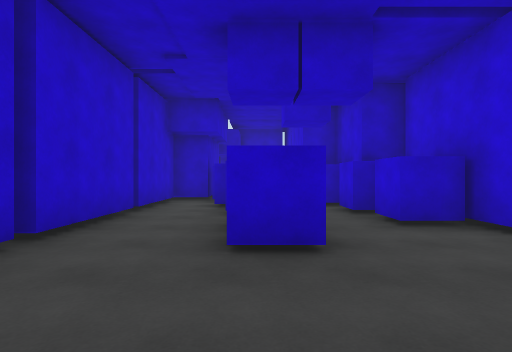
View 1 (above)

12 first-person views from a walk through a Unity game level. The camera is 1.4 m above the floor, looks level and sees 80° across. The floor is counted in squares, 2 m on a side. Each view is taken from the middle of a square. On the plan, view 1 faces up. The plan holds only what a view shows up to about 10 squares ahead; the rest is blank. The place goes on beyond the plan. Surface patterns are stand-ins for the level's own textures.

View 2
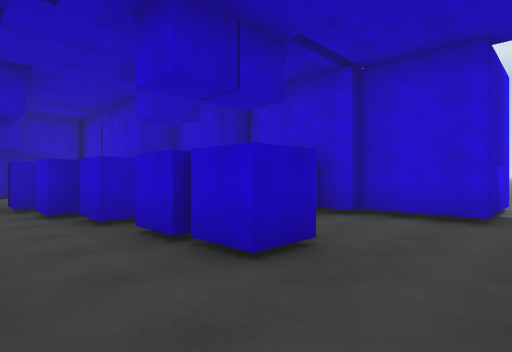

View 3
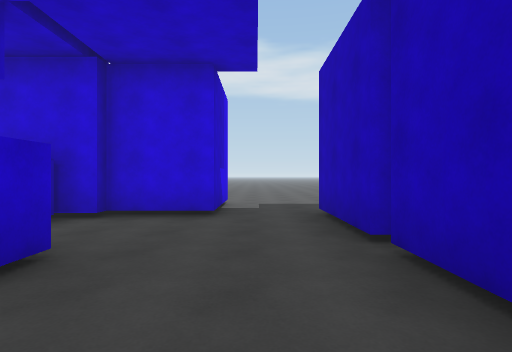

View 4
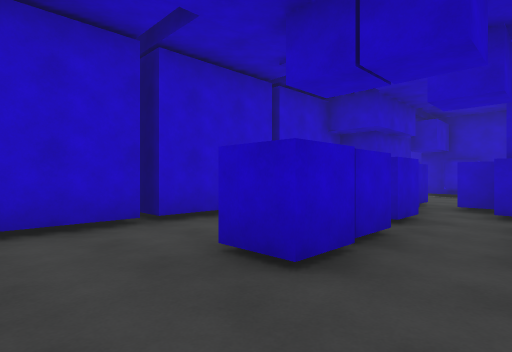

View 5
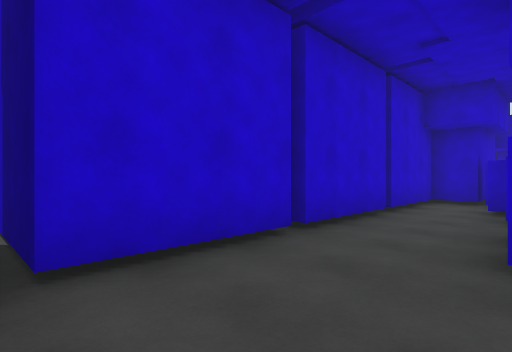

View 6
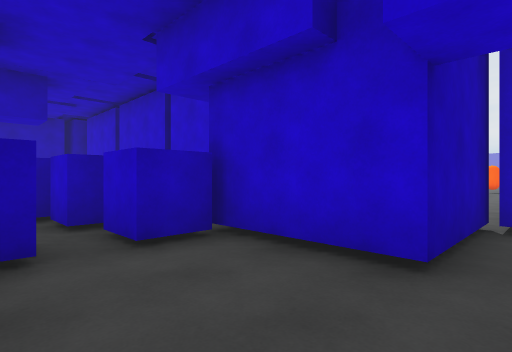

View 7
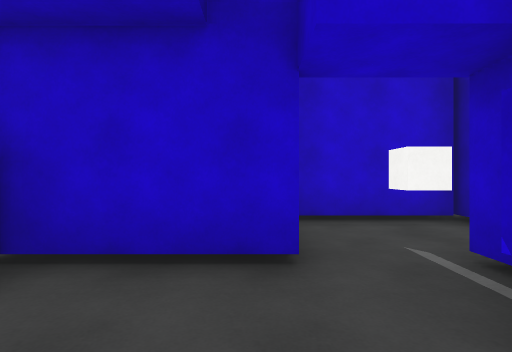

View 8
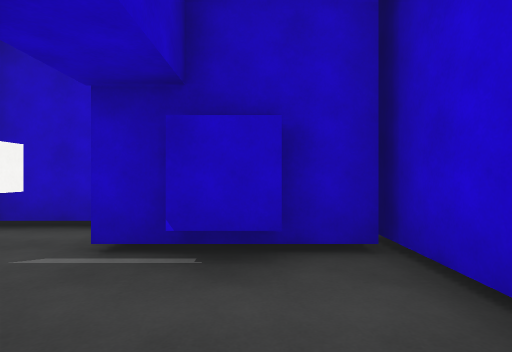

View 9
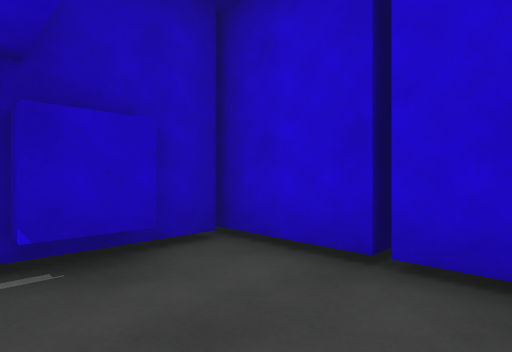

View 10
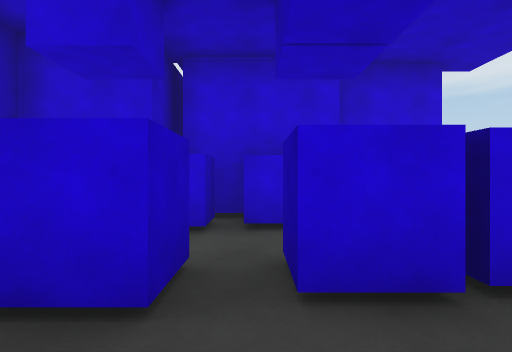

View 11
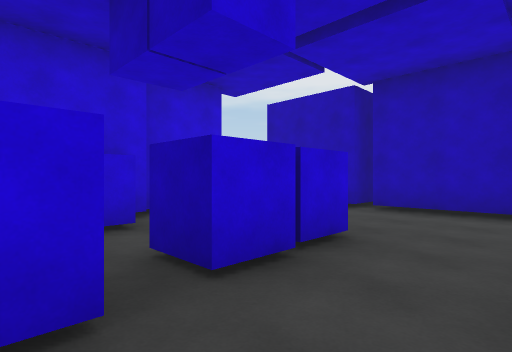

View 12
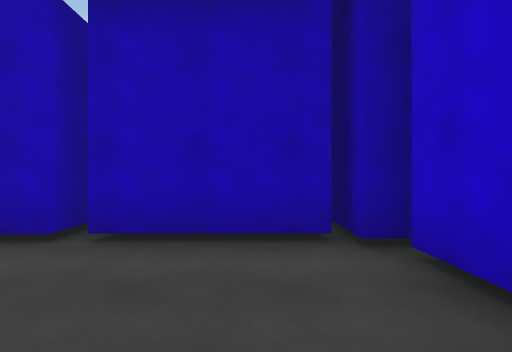

### Floor plan
Points are (right, up) in squares from view 1. A wall is a line through its corners. A room is listed if a view was taken in it or the views show most of it. See-through windows are left out.
Room 1 (views 1, 2, 3, 4, 5, 6, 7, 8, 9, 10, 11, 12)
walls: (-2.3, 5.9) (-2.3, 3.2) (-3, 3.2); (-2.3, 3) (-2.3, 0.4); (3, 3.5) (3, 5.8); (-1.4, 8.8) (-2.3, 8.8) (-2.3, 6); (3.4, 1.7) (3.4, 3.6); (1.3, 10.1) (1.3, 13.2); (-1.9, -0.2) (0.9, -0.2); (-2.6, 0) (-2, 0) (-2, -1.2); (1.3, -1.1) (1.3, -0.2) (3.8, -0.2); (1.8, 11) (1.2, 11); (-1.4, 11.3) (-1.4, 9.6); (1.1, 12.7) (-1.5, 12.7)
ways out: opening at (-1, 12) to room 2; opening at (4, 1)
objects: blue cube (-1, 7) to (0, 7); blue cube (-1, 9); blue cube (0, 3); blue cube (0, 4); blue cube (0, 6); blue cube (1, 9); blue cube (2, 5); blue cube (2, 6); blue cube (2, 8)
Room 2 (no view inside)
walls: (-2.2, 14.2) (-3.7, 14.2) (-3.7, 11.4); (-4, 11.3) (-1.4, 11.3)
ways out: opening at (-1, 12) to room 1
objects: cube (-3, 13)

Where each view was taken, in squares from view 1:
view 1: 0 up, 0 right, facing up
view 2: 1 up, 2 left, facing up-right
view 3: 1 up, 2 left, facing right
view 4: 1 up, 2 right, facing up-left
view 5: 0 up, 0 right, facing up-left
view 6: 12 up, 1 right, facing down-left
view 7: 11 up, 1 right, facing left
view 8: 10 up, 0 right, facing up
view 9: 10 up, 1 left, facing up-right
view 10: 5 up, 2 left, facing right
view 11: 6 up, 2 left, facing down-right
view 12: 3 up, 1 left, facing down
